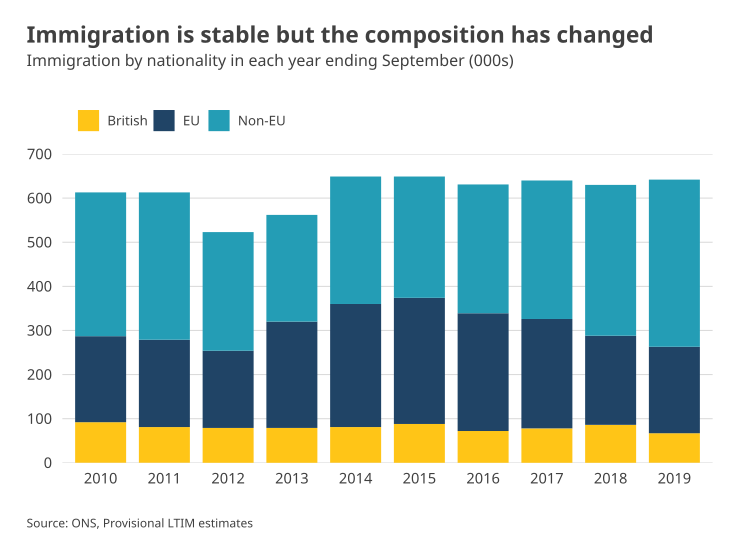

Here is the R script that generated this plot:
# This is an example of how to make a stacked column chart using the pilot
# package.
#
# This script is self-contained: running it will create a PNG and an SVG of the
# example chart in the same directory. To run the script will need to ensure:
#
# 1. You have installed all of the packages that the script imports
# 2. You have the dataset "stacked-column-chart.csv" in the same directory
#
# See the readme on GitHub to find out how to install the package.
#
# To run the script, type the following code in your R console:
#
# source("stacked-column-chart.R")

# Imports ---------------------------------------------------------------------

library(tidyverse)
library(pilot)

# Read in and prepare the data ------------------------------------------------

# Load the data from the csv as a dataframe
df <- read_csv("stacked-column-chart.csv")

# Convert the year to character data: we don't want to treat this as a date or
# a number in this case, it is just a label for each bar
df$year <- as.character(df$year)

# Turn the nationality column into a factor: setting the order of the levels
# controls the order of the categories in each bar from top to bottom
df$nationality <- factor(df$nationality, levels = c("Non-EU", "EU", "British"))

# Create the plot -------------------------------------------------------------

# Use ggplot to create a plot with data and mappings
plot <- ggplot(
        data = df,
        mapping = aes(
            x = year,
            y = estimate,
            fill = nationality)) +
    # Add a col geometry for columns
    geom_col(width = 0.8) +
    # Set labels for the axes, legend, and caption, but don't set titles here
    labs(
        x = NULL,
        y = NULL,
        fill = NULL,
        caption = "Source: ONS, Provisional LTIM estimates") +
    # Configure the the x and y axes: set the y axis breaks and limits, and
    # turn off the y-axis expansion
    scale_x_discrete() +
    scale_y_continuous(
        limits = c(0, 700),
        breaks = seq(0, 700, 100),
        expand = c(0,0)) +
    # Add the Pilot theme: set the grid to horizontal, the legend to top-left,
    # and the caption to left
    theme_pilot(
        grid = "h",
        legend_position = "top-left",
        caption_position = "left") +
    # Use scale_fill_manual and pilot_color to set category colors
    scale_fill_manual(values = c(
        "British" = pilot_color("yellow"),
        "EU" = pilot_color("navy"),
        "Non-EU" = pilot_color("blue")))

# After creating the plot, add a title and subtitle with add_pilot_titles
plot <- add_pilot_titles(
    plot,
    title = "Immigration is stable but the composition has changed",
    subtitle = "Immigration by nationality in each year ending September (000s)")

# Save the plot in different formats ------------------------------------------

# Save a high resolution export of the plot as a png
ggsave(
    filename = "stacked-column-chart.png",
    plot = plot,
    width = 7.7,
    height = 5.8,
    dpi = 400)

# Save an editable verson of the plot as an svg
ggsave(
    filename = "stacked-column-chart.svg",
    plot = plot,
    width = 7.7,
    height = 5.8,
    dpi = 400)
